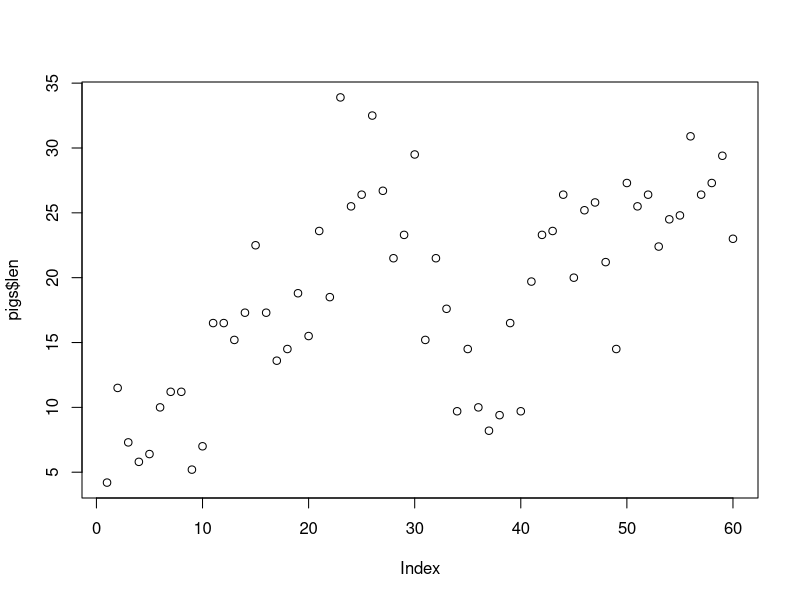
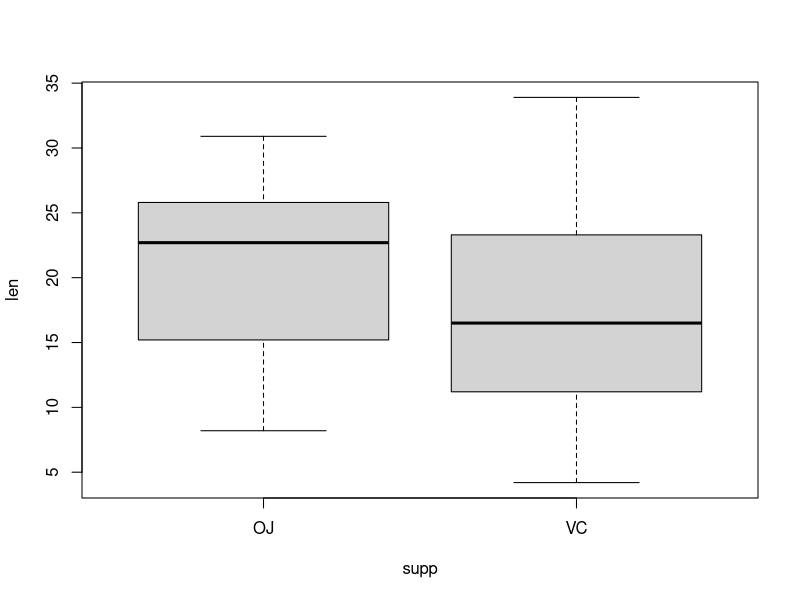
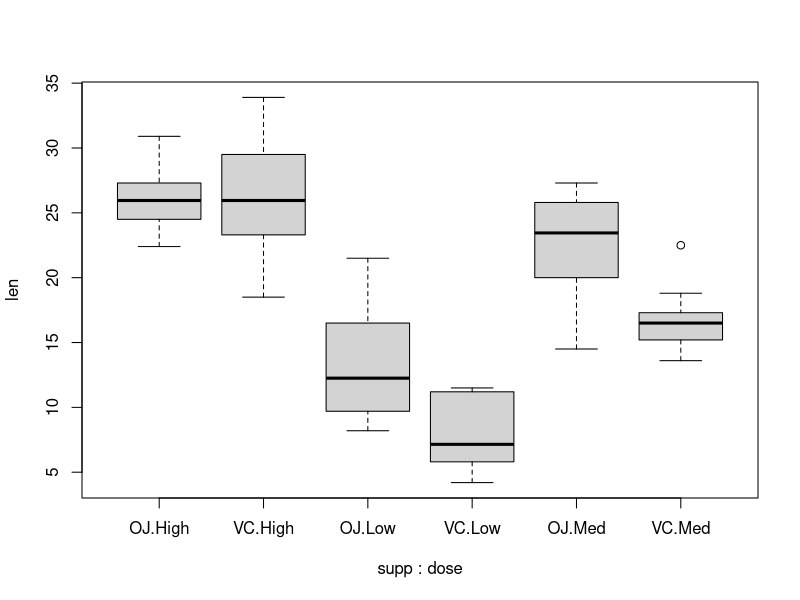

The R source for these figures, in order:
## ---- chunk 1
library(tidyverse)
pigs <- read_csv("data/pigs.csv")
## ---- chunk 2
## Look at all of the odontoblast lengths
pigs$len
## ---- chunk 3
#| output-location: default
#| fig-width: 7
plot(pigs$len)
## ---- chunk 4
#| output-location: slide
## Show length as being dependent on supp
boxplot(len ~ supp, data = pigs)
## ---- chunk 5
#| output-location: slide
## Show length as being dependent on both supp & dose
boxplot(len ~ supp + dose, data = pigs)
## ---- chunk 6
## Sort by length
arrange(pigs, len)
## ---- chunk 7
## Sort by length, in descending order
arrange(pigs, desc(len))
## ---- chunk 8
## Just subset to the high dose
filter(pigs, dose == "High")
## ---- chunk 9
1:5 > 2
## ---- chunk 10
filter(pigs, dose != "High")
## ---- chunk 11
filter(pigs, dose == "High", supp == "OJ")
## ---- chunk 12
filter(pigs, len > 20)
## ---- chunk 13
arrange(pigs, len)
## ---- chunk 14
pigs %>% arrange(len)
